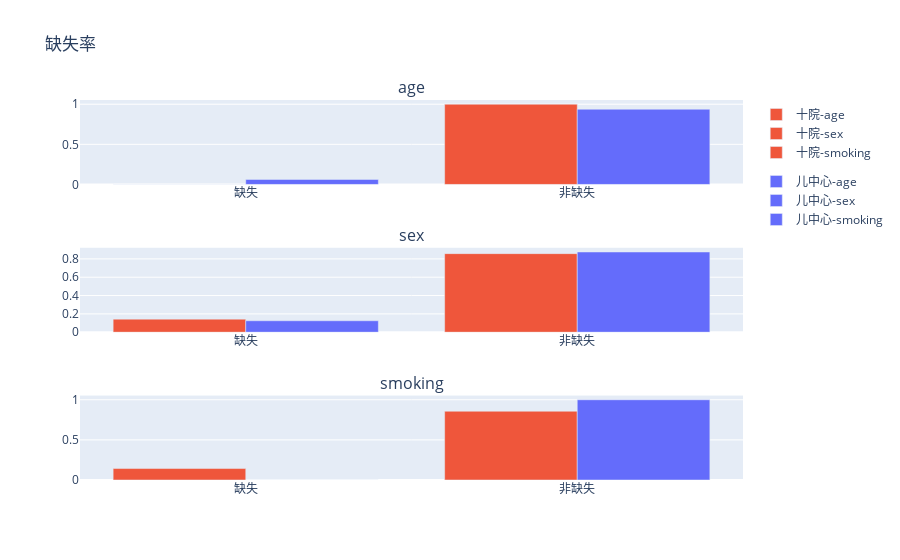

Notebook code for this chart:
### Markdown cell above
首先，我们实现集中控制数据集的信息是否显示

之前版本的代码中，几个红色的图例控件是相互独立的，点击一个，只会影响一个子图。

通过```lengendgroup```设置，我们可以让相关的lengend控件归属于同一个组。同一组的legend控件，点击任何一个控件，都会影响整个组。

调整后的代码如下

### Code cell
sub_titles = var_names
fig = make_subplots(
    rows=3, 
    cols=1,
    subplot_titles = var_names
)

color_mapping = {
    '十院': '#ef563b',
    '儿中心': '#646cfb'
}

for dataset in data['dataset'].unique():
    sub_df = data.loc[data['dataset'] == dataset]

    for i, col in enumerate(var_names):
        null_rate = sub_df[col].isnull().mean()

        trace = go.Bar(
            x=['缺失', '非缺失'], 
            y=[null_rate, 1 - null_rate], 
            marker_color=color_mapping[dataset],
            name="{}-{}".format(dataset, col),
            legendgroup = dataset # 我们希望来自同一个数据集的legend归属于同一组，天然的，可以用dataset的数值作为legendgroup的值
        )

        fig.add_trace(
            trace,
            row=i + 1,
            col=1
        )

fig.update_layout(
    title='缺失率'
)

fig

### Figure 1 — Plotly figure (JSON) as saved in the notebook; plotly's stock layout.template omitted (floating-point values rounded to 4 significant figures)
{"data": [{"legendgroup": "十院", "marker": {"color": "#ef563b"}, "name": "十院-age", "type": "bar", "x": ["缺失", "非缺失"], "xaxis": "x", "y": [0, 1], "yaxis": "y"}, {"legendgroup": "十院", "marker": {"color": "#ef563b"}, "name": "十院-sex", "type": "bar", "x": ["缺失", "非缺失"], "xaxis": "x2", "y": [0.1429, 0.8571], "yaxis": "y2"}, {"legendgroup": "十院", "marker": {"color": "#ef563b"}, "name": "十院-smoking", "type": "bar", "x": ["缺失", "非缺失"], "xaxis": "x3", "y": [0.1429, 0.8571], "yaxis": "y3"}, {"legendgroup": "儿中心", "marker": {"color": "#646cfb"}, "name": "儿中心-age", "type": "bar", "x": ["缺失", "非缺失"], "xaxis": "x", "y": [0.0625, 0.9375], "yaxis": "y"}, {"legendgroup": "儿中心", "marker": {"color": "#646cfb"}, "name": "儿中心-sex", "type": "bar", "x": ["缺失", "非缺失"], "xaxis": "x2", "y": [0.125, 0.875], "yaxis": "y2"}, {"legendgroup": "儿中心", "marker": {"color": "#646cfb"}, "name": "儿中心-smoking", "type": "bar", "x": ["缺失", "非缺失"], "xaxis": "x3", "y": [0, 1], "yaxis": "y3"}], "layout": {"annotations": [{"font": {"size": 16}, "showarrow": false, "text": "age", "x": 0.5, "xanchor": "center", "xref": "paper", "y": 1, "yanchor": "bottom", "yref": "paper"}, {"font": {"size": 16}, "showarrow": false, "text": "sex", "x": 0.5, "xanchor": "center", "xref": "paper", "y": 0.6111, "yanchor": "bottom", "yref": "paper"}, {"font": {"size": 16}, "showarrow": false, "text": "smoking", "x": 0.5, "xanchor": "center", "xref": "paper", "y": 0.2222, "yanchor": "bottom", "yref": "paper"}], "title": {"text": "缺失率"}, "xaxis": {"anchor": "y", "domain": [0, 1]}, "xaxis2": {"anchor": "y2", "domain": [0, 1]}, "xaxis3": {"anchor": "y3", "domain": [0, 1]}, "yaxis": {"anchor": "x", "domain": [0.7778, 1]}, "yaxis2": {"anchor": "x2", "domain": [0.3889, 0.6111]}, "yaxis3": {"anchor": "x3", "domain": [0, 0.2222]}}}
